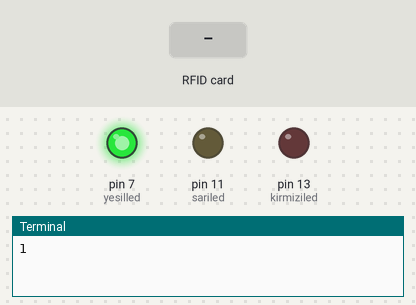
Bench run of a program on a simulated Raspberry Pi (header pin numbers). Parts: output pins drawn as LEDs (lit = HIGH), the last lines printed to the terminal. The test bench sets the inputs (shaded band).

Above: at 1.2 s.
1.3 s: RFID card 5E 7A 19 C4 held to the reader
At 1.7 s:
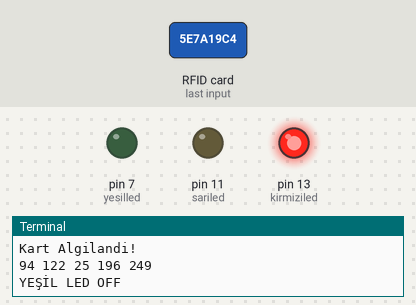
At 2.2 s:
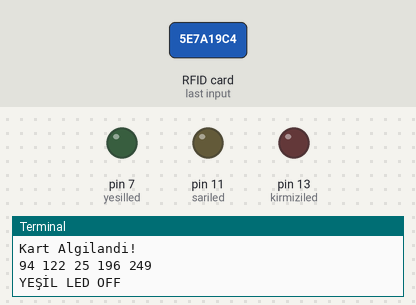
Timing chart, 0 to 4.3 s (numbered marks = the images above; inputs shaded):
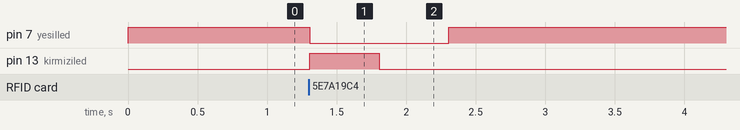

Measured:
- after the input at 1.3 s, pin 7 (yesilled): HIGH → LOW at once, → HIGH 1.0 s later; pin 13 (kirmiziled): LOW → HIGH at once, → LOW 0.50 s later

The program:

RFID_Led_Devresi.py
```python
from pirc522 import RFID
import signal
import time
import RPi.GPIO as GPIO
GPIO.setwarnings (False)

yesilled = 7     # yeşil led 7 numaralı BOARD pinine atanmıştır
kirmiziled=13    # kırmızı led 13 numaralı BOARD pinine atanmıştır
sariled=11       # sarı led 11 numaralı BOARD pinine atanmıştır


GPIO.setmode(GPIO.BOARD)      # 1..40 olarak board dizilimini kullanılacaktır.
GPIO.setup(yesilled, GPIO.OUT)
GPIO.setup(sariled, GPIO.OUT)
GPIO.setup(kirmiziled, GPIO.OUT)
oku = RFID()
util = oku.util()                    # RFID haberleşmeyi başlat.
util.debug = True
GPIO.output(yesilled, False)
while True:
    try:
        GPIO.output(yesilled, True)
        print("1")
        oku.wait_for_tag()
        print("2")
        (error, data) = oku.request()
        if not error:
            print("\nKart Algilandi!")
            (error, kartid) = oku.anticoll()    # doğru okunan RFID kart bilgisini kartid değişkenine aktar
            if not error:
                kart= str(kartid[0])+" "+str(kartid[1])+" "+str(kartid[2])+" "+str(kartid[3])+" "+str(kartid[4])
            print(kart)

            kirmiziled=13
            sariled=11
            yesilled = 7

            if kart == "171 195 128 13 229":
                print("YEŞİL LED ON")
                GPIO.output(yesilled, True)
                GPIO.output(kirmiziled, False)
                GPIO.output(sariled, False)
                GPIO.output(kirmiziled, True)
                time.sleep(0.5)
                GPIO.output(kirmiziled, False)
                time.sleep(0.5)
                GPIO.output(kirmiziled, True)
                GPIO.output(yesilled, False)
            if kart != "171 195 128 13 229":
                print("YEŞİL LED OFF")
                GPIO.output(yesilled, False)
                GPIO.output(kirmiziled, True)
                time.sleep(0.5)
                GPIO.output(kirmiziled, False)
                time.sleep(0.5)

    except KeyboardInterrupt():
        GPIO.cleanup()
        break
```
